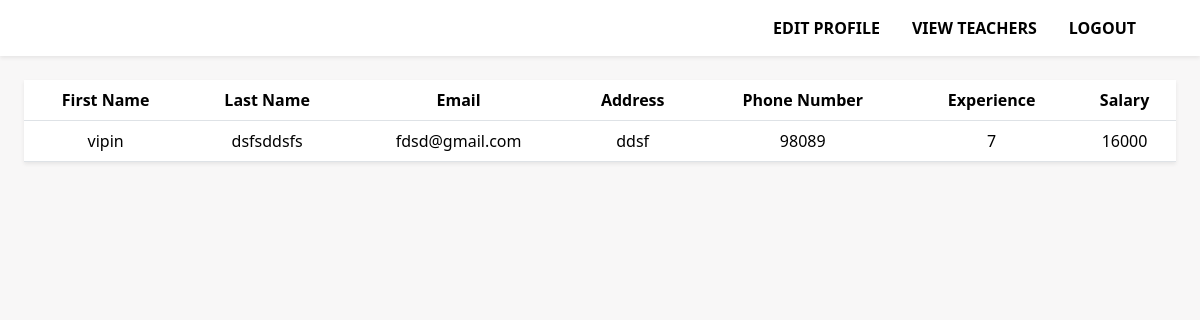
The app's page /studentviewteacher, older data.
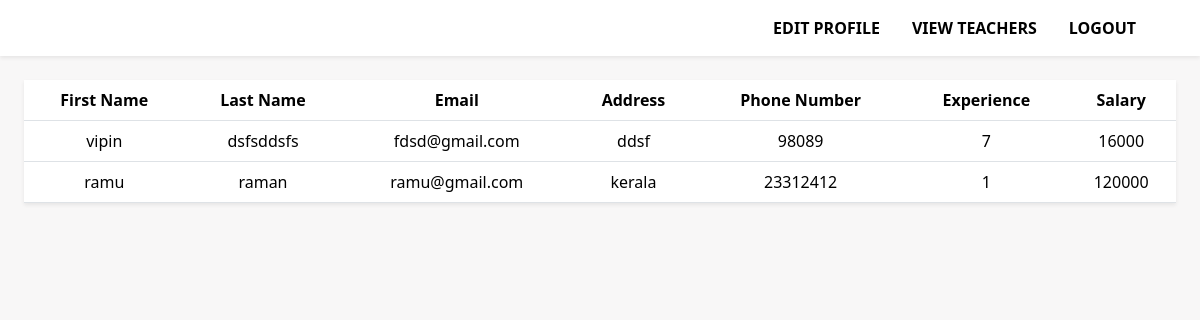
The same page, newer data.
### tables this page shows
CREATE TABLE teacher(teacher_id integer primary key autoincrement,firstname text, lastname text,email text,address text,phone_number int,experience int,salary int,id int,foreign key (id) references user(id) on delete cascade);

### studentmanagement.py (the view)
@app.route("/studentviewteacher")
def studentviewteacher():
    con=sqlite3.connect("student_management.db")
    cursor=con.cursor()
    con.row_factory=sqlite3.Row
    cursor.execute("select firstname,lastname,email,address,phone_number,experience,salary from teacher")
    datas=cursor.fetchall()
    print(datas)
    return render_template("studentviewteacher.html",data=datas)

### templates/studentviewteacher.html (shortened to what this page needs)
<!DOCTYPE html>
<html lang="en">
<head>
    <link rel="stylesheet" href="https://cdnjs.cloudflare.com/ajax/libs/bootstrap/5.3.3/css/bootstrap.min.css">
</head>
<body style="background-color: rgb(248, 247, 247);">
    <nav class="navbar bg-white justify-content-end py-2 fixed-top shadow-sm pe-5">
        <ul class="nav">
            <li class="nav-item"><a href="/studenteditprofile" class="nav-link  fw-bold ">EDIT PROFILE</a></li>
            <li class="nav-item"><a href="/studentviewteacher" class="nav-link  fw-bold ">VIEW TEACHERS</a></li>
            <li class="nav-item"><a href="/logout" class="nav-link  fw-bold ">LOGOUT</a></li>
        </ul>
    </nav>
    <div class="px-4">
        <table class="table shadow-sm">
            <tr>
                <th>First Name</th>
                <th>Last Name</th>
                <th>Email</th>
                <th>Address</th>
                <th>Phone Number</th>
                <th>Experience</th>
                <th>Salary</th>
            </tr>
            {% for i in data %}
            <tr>
                <td>{{i[0]}}</td>
                <td>{{i[1]}}</td>
                <td>{{i[2]}}</td>
                <td>{{i[3]}}</td>
                <td>{{i[4]}}</td>
                <td>{{i[5]}}</td>
                <td>{{i[6]}}</td>
            </tr>
            {% endfor %}
        </table>
    </div>
</body>
</html>

Row changes from the older to the newer data that the page shows:
added teacher: firstname "ramu", lastname "raman", email "ramu@gmail.com", address "kerala", phone_number "23312412", experience "1", salary "120000"
